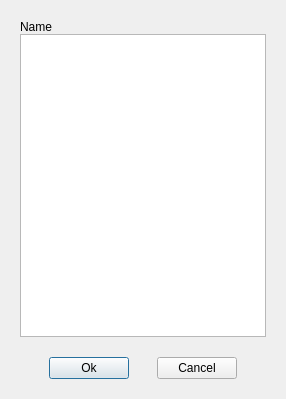
<?xml version="1.0" encoding="UTF-8"?>
<ui version="4.0">
 <class>TypeListDialog</class>
 <widget class="QDialog" name="TypeListDialog">
  <property name="geometry">
   <rect>
    <x>0</x>
    <y>0</y>
    <width>286</width>
    <height>399</height>
   </rect>
  </property>
  <property name="windowTitle">
   <string>Dialog</string>
  </property>
  <layout class="QGridLayout" name="gridLayout">
   <property name="leftMargin">
    <number>0</number>
   </property>
   <property name="topMargin">
    <number>0</number>
   </property>
   <property name="rightMargin">
    <number>0</number>
   </property>
   <property name="bottomMargin">
    <number>0</number>
   </property>
   <property name="spacing">
    <number>10</number>
   </property>
   <item row="0" column="0">
    <widget class="QWidget" name="DialogContainer" native="true">
     <layout class="QVBoxLayout" name="verticalLayout">
      <property name="spacing">
       <number>0</number>
      </property>
      <property name="leftMargin">
       <number>20</number>
      </property>
      <property name="topMargin">
       <number>20</number>
      </property>
      <property name="rightMargin">
       <number>20</number>
      </property>
      <property name="bottomMargin">
       <number>20</number>
      </property>
      <item>
       <widget class="QLabel" name="l_caption">
        <property name="text">
         <string>Name</string>
        </property>
       </widget>
      </item>
      <item>
       <widget class="QListView" name="m_view"/>
      </item>
      <item>
       <spacer name="verticalSpacer">
        <property name="orientation">
         <enum>Qt::Vertical</enum>
        </property>
        <property name="sizeType">
         <enum>QSizePolicy::Fixed</enum>
        </property>
        <property name="sizeHint" stdset="0">
         <size>
          <width>20</width>
          <height>20</height>
         </size>
        </property>
       </spacer>
      </item>
      <item>
       <layout class="QHBoxLayout" name="horizontalLayout">
        <property name="spacing">
         <number>0</number>
        </property>
        <item>
         <spacer name="horizontalSpacer">
          <property name="orientation">
           <enum>Qt::Horizontal</enum>
          </property>
          <property name="sizeHint" stdset="0">
           <size>
            <width>40</width>
            <height>20</height>
           </size>
          </property>
         </spacer>
        </item>
        <item>
         <widget class="QPushButton" name="b_ok">
          <property name="cursor">
           <cursorShape>PointingHandCursor</cursorShape>
          </property>
          <property name="text">
           <string>Ok</string>
          </property>
         </widget>
        </item>
        <item>
         <spacer name="horizontalSpacer_3">
          <property name="orientation">
           <enum>Qt::Horizontal</enum>
          </property>
          <property name="sizeHint" stdset="0">
           <size>
            <width>40</width>
            <height>20</height>
           </size>
          </property>
         </spacer>
        </item>
        <item>
         <widget class="QPushButton" name="b_cancel">
          <property name="cursor">
           <cursorShape>PointingHandCursor</cursorShape>
          </property>
          <property name="text">
           <string>Cancel</string>
          </property>
         </widget>
        </item>
        <item>
         <spacer name="horizontalSpacer_2">
          <property name="orientation">
           <enum>Qt::Horizontal</enum>
          </property>
          <property name="sizeHint" stdset="0">
           <size>
            <width>40</width>
            <height>20</height>
           </size>
          </property>
         </spacer>
        </item>
       </layout>
      </item>
     </layout>
    </widget>
   </item>
  </layout>
 </widget>
 <resources/>
 <connections>
  <connection>
   <sender>m_view</sender>
   <signal>doubleClicked(QModelIndex)</signal>
   <receiver>TypeListDialog</receiver>
   <slot>accept()</slot>
   <hints>
    <hint type="sourcelabel">
     <x>123</x>
     <y>144</y>
    </hint>
    <hint type="destinationlabel">
     <x>123</x>
     <y>148</y>
    </hint>
   </hints>
  </connection>
  <connection>
   <sender>b_ok</sender>
   <signal>clicked()</signal>
   <receiver>TypeListDialog</receiver>
   <slot>accept()</slot>
   <hints>
    <hint type="sourcelabel">
     <x>106</x>
     <y>339</y>
    </hint>
    <hint type="destinationlabel">
     <x>149</x>
     <y>203</y>
    </hint>
   </hints>
  </connection>
  <connection>
   <sender>b_cancel</sender>
   <signal>clicked()</signal>
   <receiver>TypeListDialog</receiver>
   <slot>reject()</slot>
   <hints>
    <hint type="sourcelabel">
     <x>192</x>
     <y>339</y>
    </hint>
    <hint type="destinationlabel">
     <x>149</x>
     <y>203</y>
    </hint>
   </hints>
  </connection>
 </connections>
</ui>
